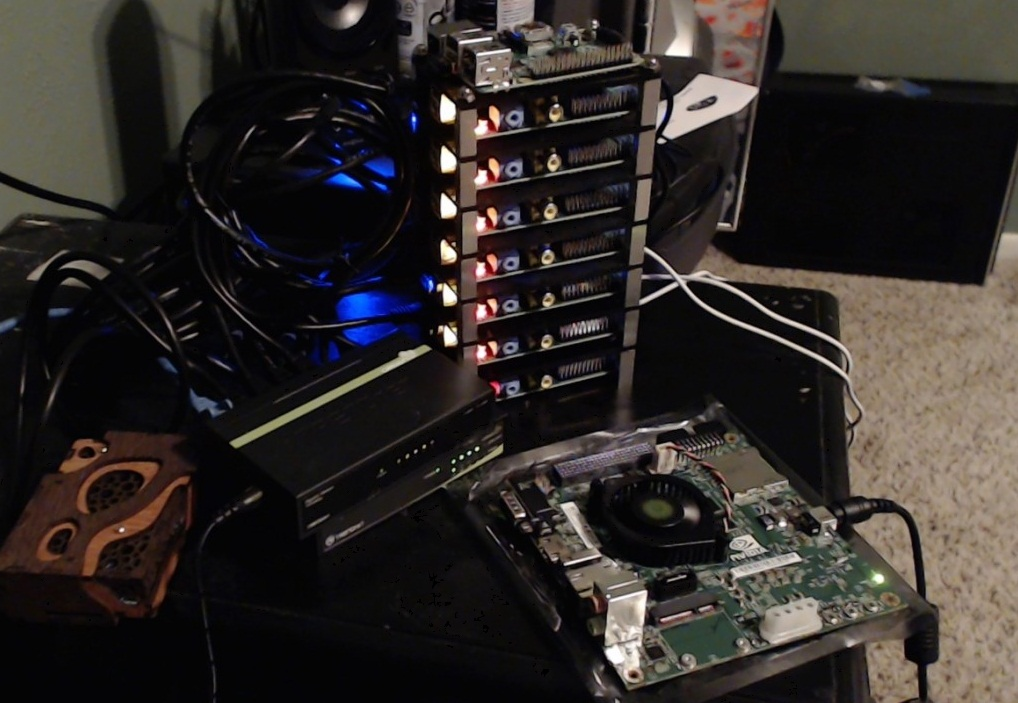
#> input picture OpenCV-Udemy/advanced_image_and_video_processing/ana_resim.jpg, 1018 x 703 px, given in place of the camera
$ python erosion_dilation.py
#> lines starting #> are read from the running program, lines starting #| are printed output that depends on the picture; after the words box and inside, x2 and y2 are one past the last pixel; in counts of white or black regions, pixels touching at a corner belong together
import cv2
import numpy as np
from matplotlib import pyplot as plt

cam = cv2.VideoCapture(0)

while True:
    ret, frame = cam.read()
#> frame is the input picture: shape (703, 1018, 3); mean B, G, R 40.7, 43.2, 48.1
    hsv = cv2.cvtColor(frame, cv2.COLOR_BGR2HSV)
#> hsv: shape (703, 1018, 3); mean H, S, V 61, 68.9, 50.5

    lower_green = np.array([36, 0, 0])
    upper_green = np.array([86, 255, 255])

    mask = cv2.inRange(hsv, lower_green, upper_green)
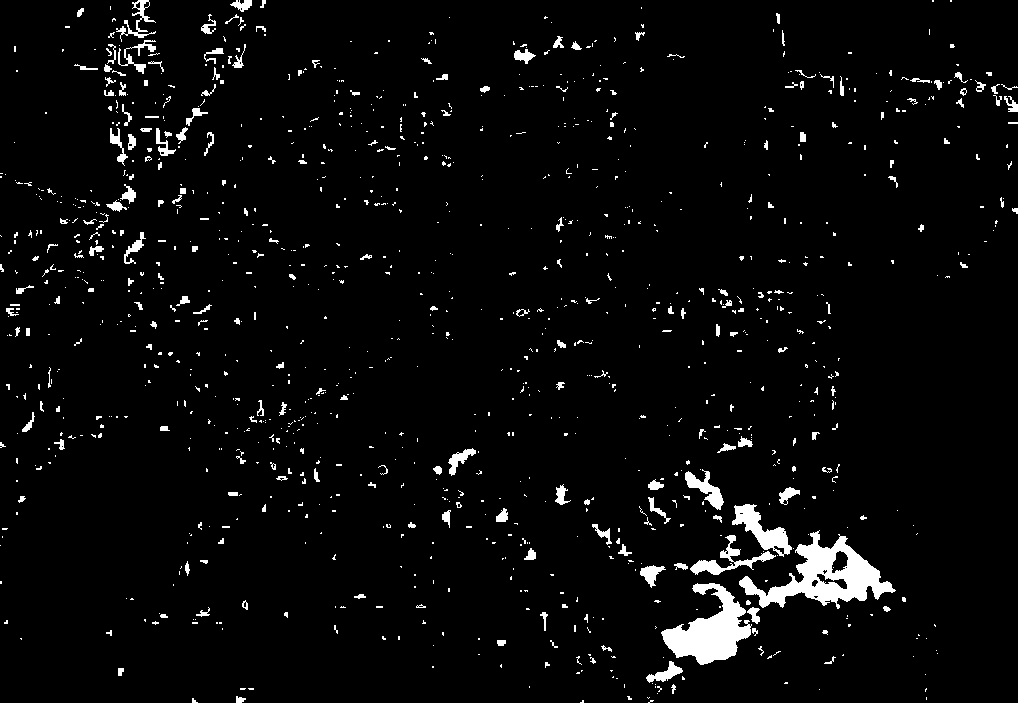
#> mask: shape (703, 1018); 3.8% white; 1165 white regions (944 under 20 px), largest, box (x1, y1, x2, y2) and area: (739, 530, 896, 609) 4572, (661, 583, 752, 665) 3560, (732, 504, 792, 557) 1196
    end_frame = cv2.bitwise_and(frame, frame, mask=mask)
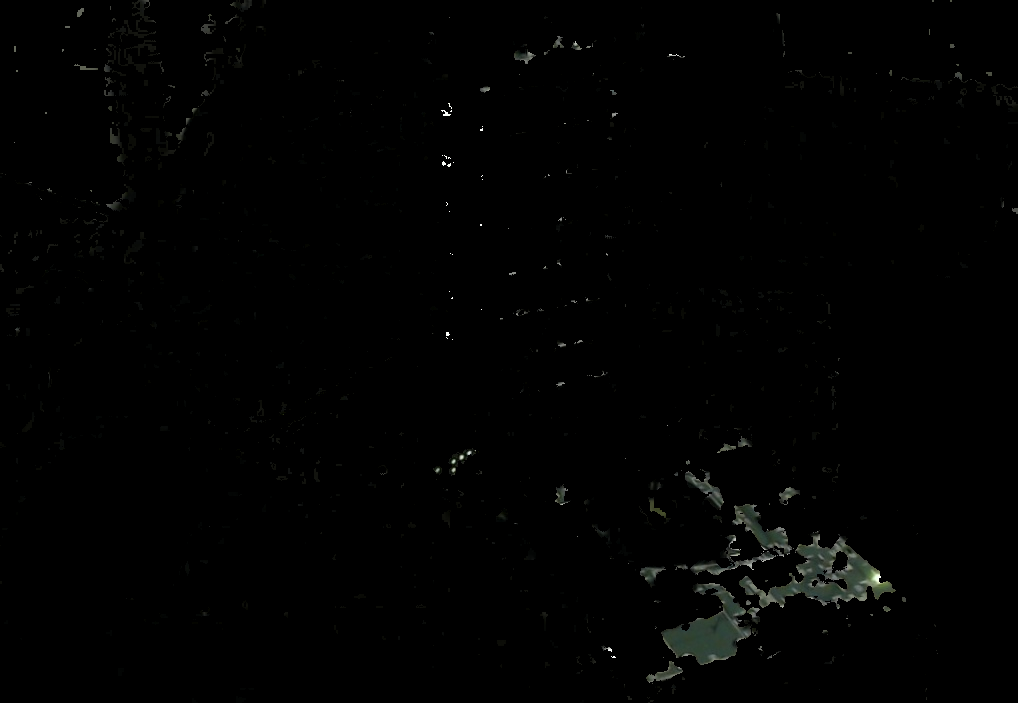
#> end_frame: shape (703, 1018, 3); mean B, G, R 1.5, 1.8, 1.6

    kernel = np.ones((15, 15), np.float32) / 255
    smoothed = cv2.filter2D(end_frame, -1, kernel)
    blur = cv2.GaussianBlur(end_frame, (15, 15), 0)
    median = cv2.medianBlur(end_frame, 15)
    bilateral = cv2.bilateralFilter(end_frame, 15, 60, 60)

    kernel2 = np.ones((5, 5), np.float32) / 25
    erosion = cv2.erode(end_frame, kernel2, iterations=1)  # gürültüleri silmek için kullanılır.
    cv2.imshow('erosion', erosion)
    dilation = cv2.dilate(end_frame, kernel2, iterations=1)  # gürültüleri arttırmak için kullanılır.
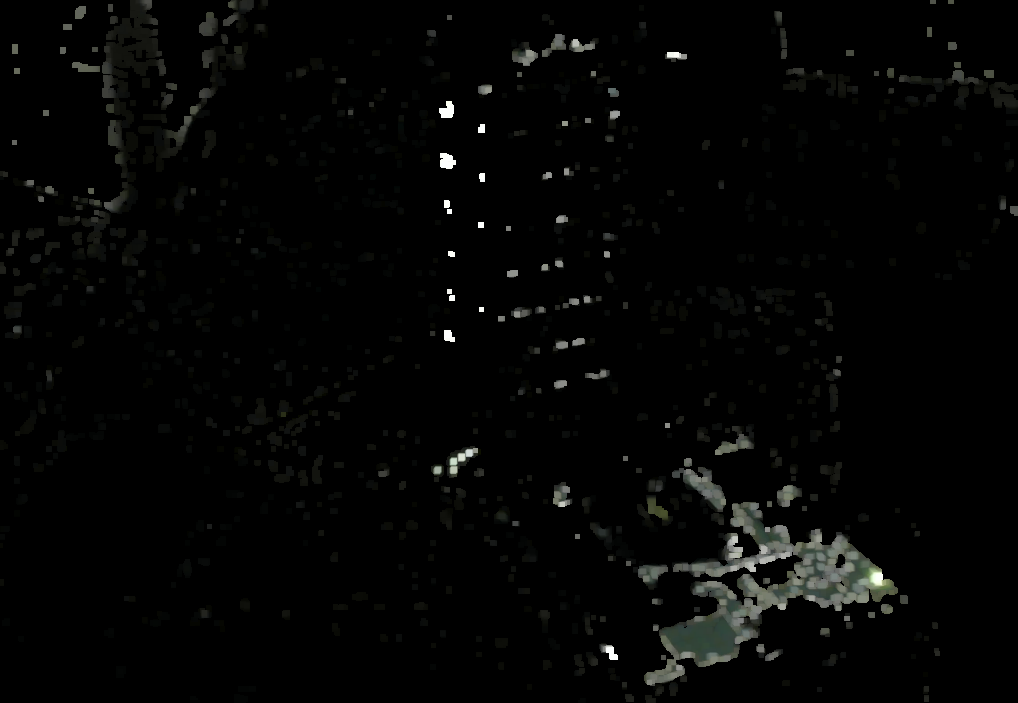
#> dilation: shape (703, 1018, 3); mean B, G, R 4.5, 5.1, 4.8
    cv2.imshow('dilation', dilation)


    if cv2.waitKey(25) & 0xFF == ord('q'):
#> (key q is pressed here)
        break

cam.release()
cv2.destroyAllWindows()
